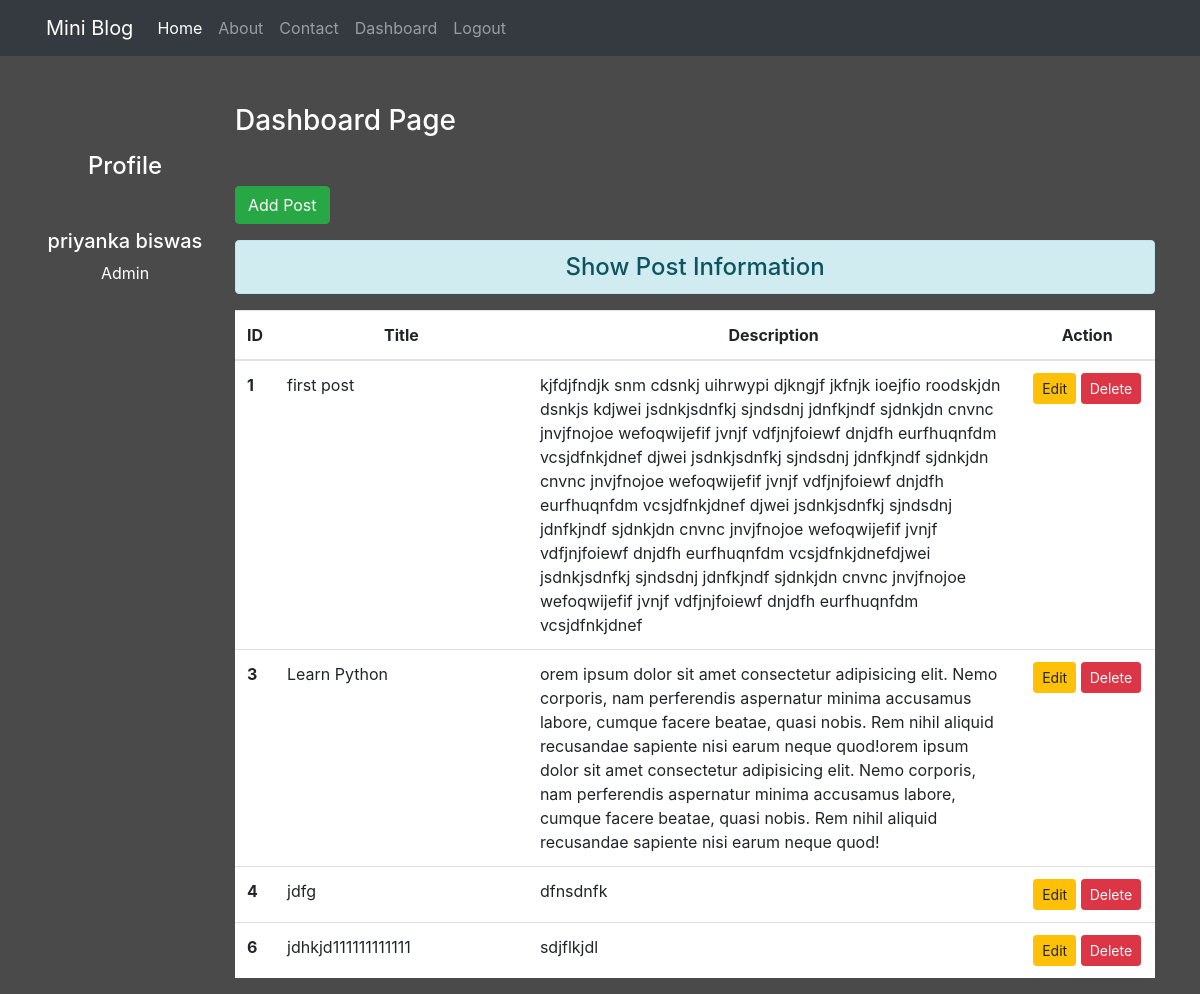
The page /dashboard/ (signed in) on the database its author committed.
### blog/models.py (models this page shows)
class Post(models.Model):
    title = models.CharField(max_length=150)
    desc = models.TextField()

### blog/views.py (the view)
# urls.py: path('dashboard/', views.dashboard, name="dashboard"),
def dashboard(request):
    if request.user.is_authenticated:
        posts = Post.objects.all()
        user = request.user
        full_name = user.get_full_name()
        gps = user.groups.all()
        return render(request, 'blog/dashboard.html',{'posts':posts, 'full_name':full_name, 'groups':gps})
    else:
        return HttpResponseRedirect('/login/')

### blog/templates/blog/dashboard.html (shortened to what this page needs)
{% extends 'blog/base.html' %}
{% load static %}
{% block side %}
<div class="col-sm-2 text-white my-5 text-center">
    <h4 class="my-5">Profile</h4>
    <h5>{{full_name}}</h5>
    {% for group in groups %}
    <p>{{group.name}}</p>
    {% endfor %}
</div>
{% endblock side %}
{% block content %}
<div class="col-sm-10">
    <h3 class="text-white my-5">Dashboard Page</h3>
    <a href="{% url 'addpost' %}" class="btn btn-success">Add Post</a>
    <h4 class="text-center alert alert-info mt-3">Show Post Information</h4>
    {% if posts %}
    <table class="table table-hover bg-white">
        <thead>
            <tr class="text-center">
                <th scope="col" style="width:2%">ID</th>
                <th scope="col" style="width:28%">Title</th>
                <th scope="col" style="width:55%">Description</th>
                <th scope="col" style="width:18%">Action</th>
            </tr>
        </thead>
        <tbody>
            {% for post in posts %}
            <tr>
                <th scope="row">{{post.id}}</th>
                <td>{{post.title}}</td>
                <td>{{post.desc}}</td>
                <td class="text-center">
                    <a href="{% url 'updatepost' post.id%}" class="btn btn-warning btn-sm">Edit</a>
                    {% if perms.blog.delete_post %}
                    <form action="{% url 'deletepost' post.id %}" method="post" class="d-inline">
                        <input type="submit" class="btn btn-danger btn-sm" value="Delete">
                    </form>
                    {% endif %}
                </td>
            </tr>
            {% endfor %}
        </tbody>
    </table>
    {% else %}
    <h4 class="text-center alert alert-warning">No Records</h4>
    {% endif %}
</div>
{% endblock content %}

### blog/templates/blog/base.html (shortened to what this page needs)
<!DOCTYPE html>
{% load static %}
<html lang="en">
<head>
    <link rel="stylesheet" href="https://stackpath.bootstrapcdn.com/bootstrap/4.4.1/css/bootstrap.min.css"
>
    <link rel="stylesheet" href="{% static 'style.css' %}">
</head>
<body>
    <div class="container-fluid bg-dark">
        {% include 'blog/navbar.html' %}
    </div>
    <div class="container">
        <div class="row">
            {% block side %}
            {% endblock side %}
            {% block content %}
            {% endblock content %}
        </div>
    </div>
</body>
</html>

### blog/templates/blog/navbar.html (shortened to what this page needs)
<nav class="navbar navbar-expand-lg navbar-dark bg-dark">
    <div class="container-fluid">
        <a class="navbar-brand" href="#">Mini Blog</a>
        <div class="collapse navbar-collapse" id="navbarNav">
            <ul class="navbar-nav">
                <li class="nav-item">
                    <a class="nav-link active" aria-current="page" href="/">Home</a>
                </li>
                <li class="nav-item">
                    <a class="nav-link" href="{% url 'about' %}">About</a>
                </li>
                <li class="nav-item">
                    <a class="nav-link" href="{% url 'contact' %}">Contact</a>
                </li>
                {% if request.user.is_authenticated %}
                <li class="nav-item">
                    <a class="nav-link" href="{% url 'dashboard' %}">Dashboard</a>
                </li>
                <li class="nav-item">
                    <a class="nav-link" href="{% url 'logout' %}">Logout</a>
                </li>
                {% endif %}
            </ul>
        </div>
    </div>
</nav>

### blog/static/style.css (style rules this page uses)
body { background-color: rgb(75,74,74); color: antiquewhite; }

### rows shown on the page
Post: id "1", title "first post", desc "kjfdjfndjk snm cdsnkj uihrwypi djkngjf jkfnjk ioejfio roodskjdn dsnkjs kdjwei jsdnkjsdnfkj sjndsdnj jdnfkjndf sjdnkjdn cnvnc jnvjfnojoe wefoqwijefif jvnjf vdfjnjfoiewf dnjdfh eurfhuqnfdm vcsjdfnkjdnef djwei jsdnkjsdnfkj sjndsdnj jdnfkjndf sjdnkjdn cnvnc jnvjfnojoe wefoqwijefif jvnjf vdfjnjfoiewf dnjdfh eurfhuqnfdm vcsjdfnkjdnef djwei jsdnkjsdnfkj sjndsdnj jdnfkjndf sjdnkjdn cnvnc jnvjfnojoe wefoqwijefif jvnjf vdfjnjfoiewf dnjdfh eurfhuqnfdm vcsjdfnkjdnefdjwei jsdnkjsdnfkj sjndsdnj jdnfkjndf sjdnkjdn cnvnc jnvjfnojoe wefoqwijefif jvnjf vdfjnjfoiewf dnjdfh eurfhuqnfdm vcsjdfnkjdnef"
Post: id "3", title "Learn Python", desc "orem ipsum dolor sit amet consectetur adipisicing elit. Nemo corporis, nam perferendis aspernatur minima accusamus labore, cumque facere beatae, quasi nobis. Rem nihil aliquid recusandae sapiente nisi earum neque quod!orem ipsum dolor sit amet consectetur adipisicing elit. Nemo corporis, nam perferendis aspernatur minima accusamus labore, cumque facere beatae, quasi nobis. Rem nihil aliquid recusandae sapiente nisi earum neque quod!"
Post: id "4", title "jdfg", desc "dfnsdnfk"
Post: id "6", title "jdhkjd111111111111", desc "sdjflkjdl"

### other values the page prints
{{ full_name }} "priyanka biswas"
{{ group.name }} "Admin"
